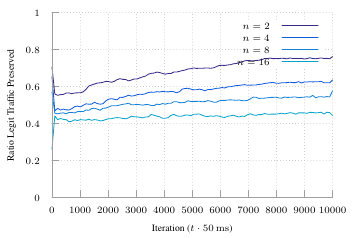

Here is the gnuplot script that generated this plot:
set terminal tikz standalone color size 9cm,6cm font '\scriptsize' preamble '\usepackage{microtype} \usepackage{times} \usepackage[T1]{fontenc} \usepackage{siunitx}\sisetup{detect-all}'
set output "online-varyN-e-8-binary.tex"

load "parula.pal"

set style line 102 lc rgb '#a0a0a0' lt 1 lw 1
set border ls 102
set colorbox border 102
set key textcolor rgb "black"
set tics textcolor rgb "black"
set label textcolor rgb "black"

set border 3
set grid x y
set xtics nomirror
set ytics nomirror
#set key above

#set key autotitle columnhead
set datafile separator ","

set xlabel "Iteration ($t \\cdot{} \\SI{50}{\\milli\\second}$)"
set ylabel "Ratio Legit Traffic Preserved"

set yrange [0.0:1.0]

plot '../results/online-2-e-8-avg.csv' u 1:3 w lines smooth sbezier title "$n=2$", \
     '../results/online-4-e-8-avg.csv' u 1:3 w lines smooth sbezier title "$n=4$", \
     '../results/online-8-e-8-avg.csv' u 1:3 w lines smooth sbezier title "$n=8$", \
     '../results/online-16-e-8-avg.csv' u 1:3 w lines smooth sbezier title "$n=16$"
